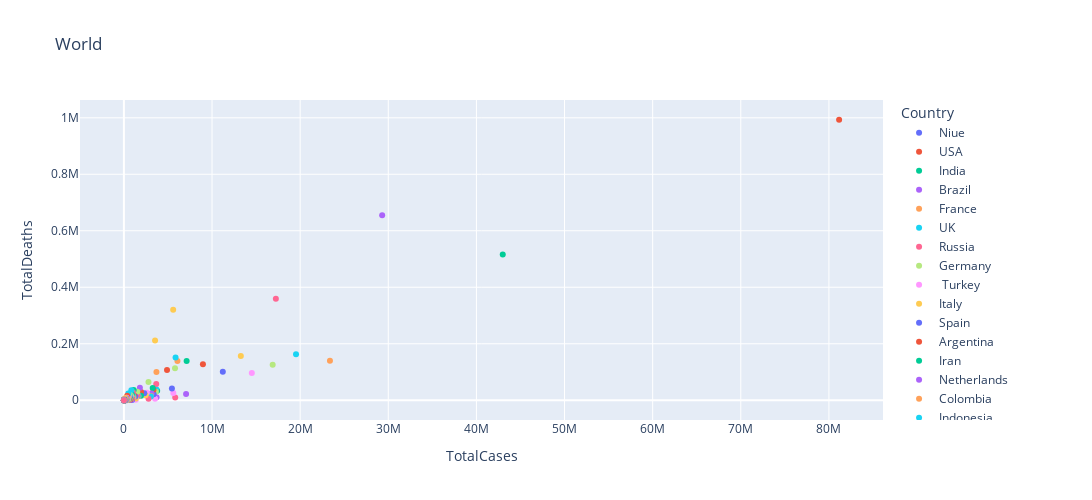

Write notebook code for a chart like this one.
### Markdown cell above
Scatterplot để trực quan về mối quan hệ của hai cặp thông số:
- Tổng nhiễm / Tổng chết trên toàn thế giới.
- Ca nhiễm / ca chết trong 7 ngày gần đây / 1 triệu dân trên toàn thế giới.

### Code cell
scatterplot_df_day = df_covid_yesterday[['Country','TotalCases','TotalDeaths']]
fig = px.scatter(scatterplot_df_day, x='TotalCases', y='TotalDeaths',color='Country',title='World')
fig.update_layout(height=500, width=1200)
fig.show()
